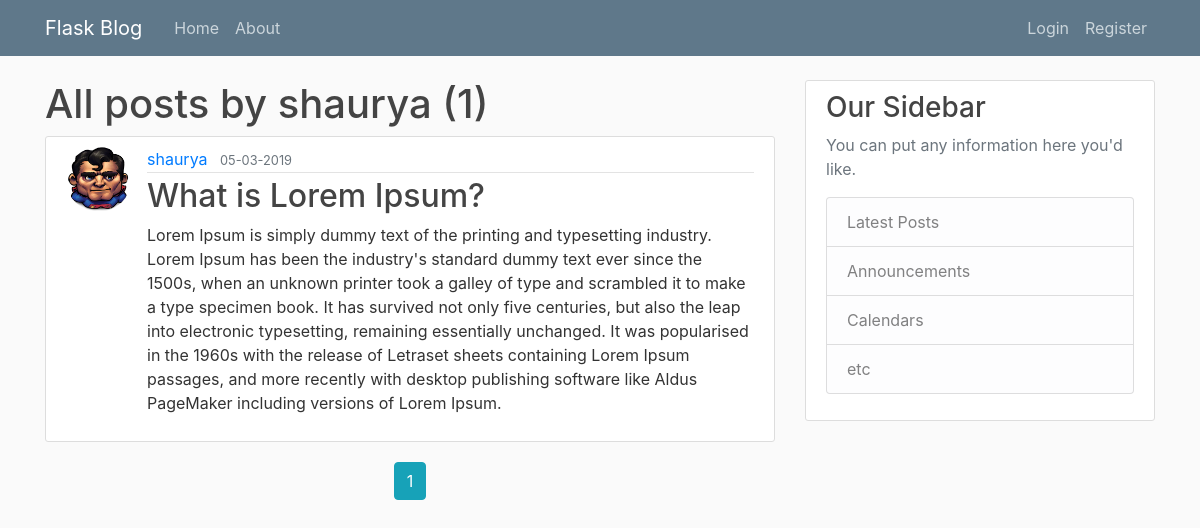
The app's page /user/shaurya, older data.
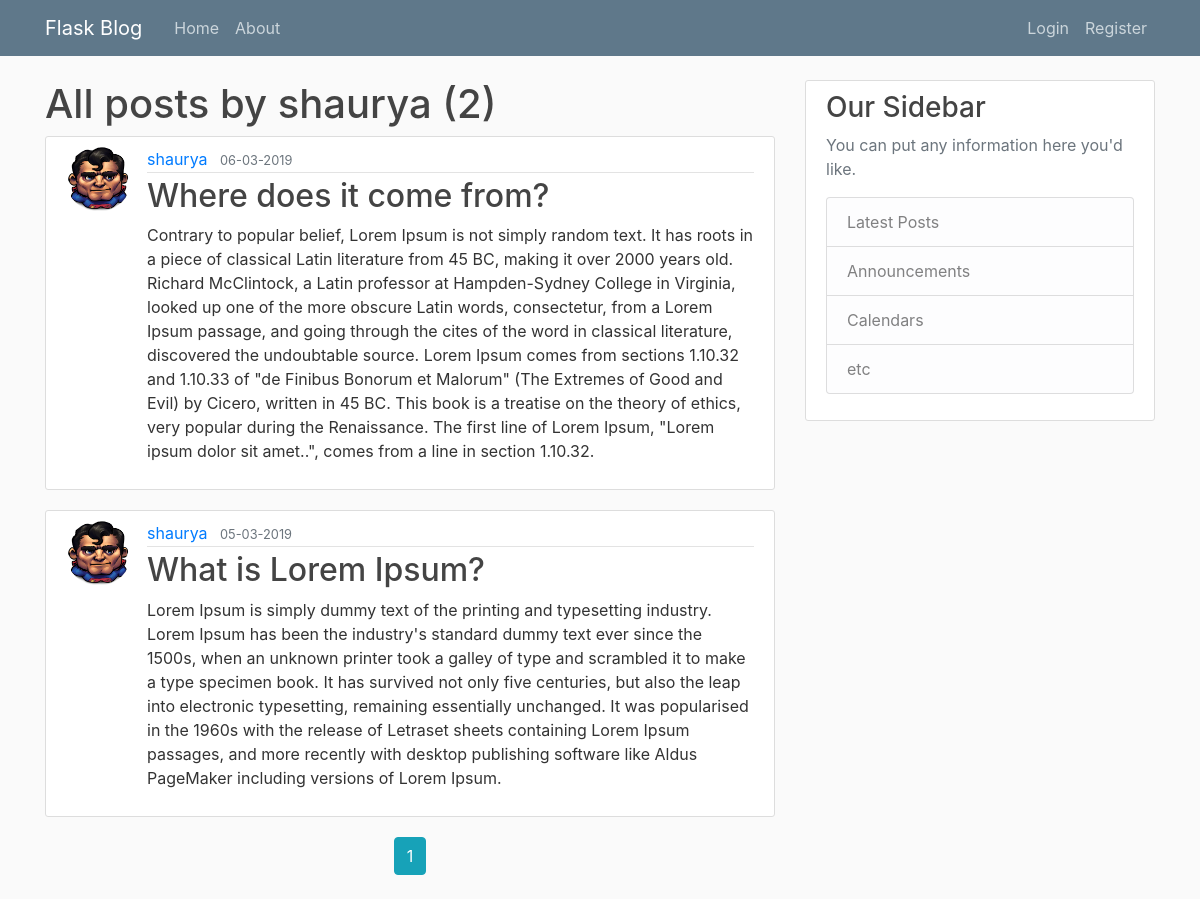
The same page, newer data.
### flaskblog/models.py (models this page shows, shortened)
class Post(db.Model):
    __tablename__ = 'post'
    id = db.Column(db.Integer, primary_key=True)
    title = db.Column(db.String(100), nullable=False)
    date_posted = db.Column(db.DateTime, nullable=False, default=datetime.utcnow())
    content = db.Column(db.Text, nullable=False)
    user_id = db.Column(db.Integer, db.ForeignKey('user.id'), nullable=False)

class User(db.Model, UserMixin):
    __tablename__ = 'user'
    id = db.Column(db.Integer, primary_key=True)
    username = db.Column(db.String(20), unique=True, nullable=False)
    email = db.Column(db.String(120), unique=True, nullable=False)
    image_file = db.Column(db.String(20), nullable=False, default='default.png')
    password = db.Column(db.String(20), nullable=False, default='password')
    posts = db.relationship('Post', backref='author', lazy=True)

### flaskblog/users/routes.py (the view)
@users.route("/user/<string:username>")
def user_posts(username):
    page = request.args.get('page', 1, type=int)
    user = User.query.filter_by(username=username).first_or_404()
    posts = Post.query.filter_by(author=user)\
        .order_by(Post.date_posted.desc())\
        .paginate(per_page=2, page=page)
    return render_template('user_posts.html', title='User Posts', posts=posts, user=user)

### flaskblog/templates/user_posts.html
{% extends "layout.html" %}
{% block content%}
<h1>All posts by {{ user.username }} ({{posts.total}})</h1>
{% for post in posts.items %}
<article class="media content-section">
    <img class="rounded-circle article-img"
        src="{{ url_for('static', filename='profile_pics/' + post.author.image_file) }}">
    <div class="media-body">
        <div class="article-metadata">
            <a class="mr-2" href="{{url_for('users.user_posts', username=post.author.username)}}">{{ post.author.username }}</a>
            <small class="text-muted">{{ post.date_posted.strftime('%d-%m-%Y') }}</small>
        </div>
        <h2><a class="article-title" href="{{ url_for('posts.post', post_id = post.id)}}">{{ post.title }}</a></h2>
        <p class="article-content">{{ post.content }}</p>
    </div>
</article>
{% endfor %}
<div class="text-center">
{% for page_num in posts.iter_pages(left_edge=1, right_edge=1, left_current=1, right_current=2) %}
    {% if page_num %}
    {% if posts.page == page_num %}
    <a href="{{url_for('users.user_posts', username=user.username, page=page_num)}}" class="btn btn-info mb-4">{{page_num}}</a>
    {% else %}
    <a href="{{url_for('users.user_posts', username=user.username, page=page_num)}}" class="btn btn-outline-info mb-4">{{page_num}}</a>
    {% endif %}
    {% else %}
    ...
    {% endif %}
    {% endfor %}
</div>
{% endblock content%}

Row changes from the older to the newer data that the page shows:
added Post: image_file (placeholder picture), author.username "shaurya", date_posted "06-03-2019", title "Where does it come from?", content "Contrary to popular belief, Lorem Ipsum is not simply random text. It has roots in a piece of classical Latin literature from 45 BC, making it over 2000 years old. Richard McClintock, a Latin professor at Hampden-Sydney College in Virginia, looked up one of the more obscure Latin words, consectetur, from a Lorem Ipsum passage, and going through the cites of the word in classical literature, discovered the undoubtable source. Lorem Ipsum comes from sections 1.10.32 and 1.10.33 of \"de Finibus Bonorum et Malorum\" (The Extremes of Good and Evil) by Cicero, written in 45 BC. This book is a treatise on the theory of ethics, very popular during the Renaissance. The first line of Lorem Ipsum,…"
Text that changed along with them:
{{ posts.total }}: "1" → "2"
